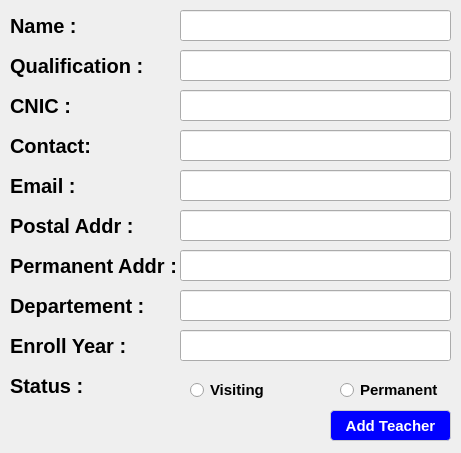
<?xml version="1.0" encoding="UTF-8"?>
<ui version="4.0">
 <class>teacherdetails</class>
 <widget class="QDialog" name="teacherdetails">
  <property name="geometry">
   <rect>
    <x>0</x>
    <y>0</y>
    <width>461</width>
    <height>453</height>
   </rect>
  </property>
  <property name="windowTitle">
   <string>Add Teacher</string>
  </property>
  <property name="windowIcon">
   <iconset resource="resources.qrc">
    <normaloff>:/logo/1.png</normaloff>:/logo/1.png</iconset>
  </property>
  <widget class="QLabel" name="label_5">
   <property name="geometry">
    <rect>
     <x>10</x>
     <y>130</y>
     <width>91</width>
     <height>31</height>
    </rect>
   </property>
   <property name="styleSheet">
    <string notr="true">QLabel {
    color: black;
	font-weight: bold;
    font-size: 20px;
    border-radius: 6px;
}</string>
   </property>
   <property name="text">
    <string>Contact:</string>
   </property>
  </widget>
  <widget class="QPushButton" name="addteacher">
   <property name="geometry">
    <rect>
     <x>330</x>
     <y>410</y>
     <width>121</width>
     <height>31</height>
    </rect>
   </property>
   <property name="styleSheet">
    <string notr="true">QPushButton {
    background-color: blue;
     color: white;
	font-weight: bold;
    padding: 6px 14px;
    font-size: 15px;
    border-radius: 4px;
    border: 1px solid #CCCCCC;
}

QPushButton:hover {
    background-color: #E5E5E5;
	color:black
}

QPushButton:pressed {
    background-color: #D4D4D4;
	color:black
}</string>
   </property>
   <property name="text">
    <string>Add Teacher</string>
   </property>
  </widget>
  <widget class="QLabel" name="label_4">
   <property name="geometry">
    <rect>
     <x>10</x>
     <y>50</y>
     <width>141</width>
     <height>31</height>
    </rect>
   </property>
   <property name="styleSheet">
    <string notr="true">QLabel {
    color: black;
	font-weight: bold;
    font-size: 20px;
    border-radius: 6px;
}</string>
   </property>
   <property name="text">
    <string>Qualification :</string>
   </property>
  </widget>
  <widget class="QLineEdit" name="qualification">
   <property name="geometry">
    <rect>
     <x>180</x>
     <y>50</y>
     <width>271</width>
     <height>31</height>
    </rect>
   </property>
  </widget>
  <widget class="QLineEdit" name="parmanent">
   <property name="geometry">
    <rect>
     <x>180</x>
     <y>250</y>
     <width>271</width>
     <height>31</height>
    </rect>
   </property>
  </widget>
  <widget class="QLabel" name="label_11">
   <property name="geometry">
    <rect>
     <x>10</x>
     <y>90</y>
     <width>141</width>
     <height>31</height>
    </rect>
   </property>
   <property name="styleSheet">
    <string notr="true">QLabel {
    color: black;
	font-weight: bold;
    font-size: 20px;
    border-radius: 6px;
}</string>
   </property>
   <property name="text">
    <string>CNIC :</string>
   </property>
  </widget>
  <widget class="QLineEdit" name="email">
   <property name="geometry">
    <rect>
     <x>180</x>
     <y>170</y>
     <width>271</width>
     <height>31</height>
    </rect>
   </property>
  </widget>
  <widget class="QLineEdit" name="postal">
   <property name="geometry">
    <rect>
     <x>180</x>
     <y>210</y>
     <width>271</width>
     <height>31</height>
    </rect>
   </property>
  </widget>
  <widget class="QLineEdit" name="name">
   <property name="geometry">
    <rect>
     <x>180</x>
     <y>10</y>
     <width>271</width>
     <height>31</height>
    </rect>
   </property>
  </widget>
  <widget class="QLineEdit" name="contact">
   <property name="geometry">
    <rect>
     <x>180</x>
     <y>130</y>
     <width>271</width>
     <height>31</height>
    </rect>
   </property>
  </widget>
  <widget class="QLabel" name="label_9">
   <property name="geometry">
    <rect>
     <x>10</x>
     <y>250</y>
     <width>171</width>
     <height>31</height>
    </rect>
   </property>
   <property name="styleSheet">
    <string notr="true">QLabel {
    color: black;
	font-weight: bold;
    font-size: 20px;
    border-radius: 6px;
}</string>
   </property>
   <property name="text">
    <string>Permanent Addr :</string>
   </property>
  </widget>
  <widget class="QLabel" name="label_10">
   <property name="geometry">
    <rect>
     <x>10</x>
     <y>290</y>
     <width>141</width>
     <height>31</height>
    </rect>
   </property>
   <property name="styleSheet">
    <string notr="true">QLabel {
    color: black;
	font-weight: bold;
    font-size: 20px;
    border-radius: 6px;
}</string>
   </property>
   <property name="text">
    <string>Departement :</string>
   </property>
  </widget>
  <widget class="QLabel" name="label_3">
   <property name="geometry">
    <rect>
     <x>10</x>
     <y>10</y>
     <width>71</width>
     <height>31</height>
    </rect>
   </property>
   <property name="styleSheet">
    <string notr="true">QLabel {
    color: black;
	font-weight: bold;
    font-size: 20px;
    border-radius: 6px;
}</string>
   </property>
   <property name="text">
    <string>Name :</string>
   </property>
  </widget>
  <widget class="QLineEdit" name="degree">
   <property name="geometry">
    <rect>
     <x>180</x>
     <y>290</y>
     <width>271</width>
     <height>31</height>
    </rect>
   </property>
  </widget>
  <widget class="QLabel" name="label_8">
   <property name="geometry">
    <rect>
     <x>10</x>
     <y>330</y>
     <width>131</width>
     <height>31</height>
    </rect>
   </property>
   <property name="styleSheet">
    <string notr="true">QLabel {
    color: black;
	font-weight: bold;
    font-size: 20px;
    border-radius: 6px;
}</string>
   </property>
   <property name="text">
    <string>Enroll Year :</string>
   </property>
  </widget>
  <widget class="QLineEdit" name="cnic">
   <property name="geometry">
    <rect>
     <x>180</x>
     <y>90</y>
     <width>271</width>
     <height>31</height>
    </rect>
   </property>
  </widget>
  <widget class="QLabel" name="label_6">
   <property name="geometry">
    <rect>
     <x>10</x>
     <y>210</y>
     <width>151</width>
     <height>31</height>
    </rect>
   </property>
   <property name="styleSheet">
    <string notr="true">QLabel {
    color: black;
	font-weight: bold;
    font-size: 20px;
    border-radius: 6px;
}</string>
   </property>
   <property name="text">
    <string>Postal Addr :</string>
   </property>
  </widget>
  <widget class="QLabel" name="label_7">
   <property name="geometry">
    <rect>
     <x>10</x>
     <y>170</y>
     <width>91</width>
     <height>31</height>
    </rect>
   </property>
   <property name="styleSheet">
    <string notr="true">QLabel {
    color: black;
	font-weight: bold;
    font-size: 20px;
    border-radius: 6px;
}</string>
   </property>
   <property name="text">
    <string>Email :</string>
   </property>
  </widget>
  <widget class="QLineEdit" name="year">
   <property name="geometry">
    <rect>
     <x>180</x>
     <y>330</y>
     <width>271</width>
     <height>31</height>
    </rect>
   </property>
  </widget>
  <widget class="QLabel" name="label_12">
   <property name="geometry">
    <rect>
     <x>10</x>
     <y>370</y>
     <width>131</width>
     <height>31</height>
    </rect>
   </property>
   <property name="styleSheet">
    <string notr="true">QLabel {
    color: black;
	font-weight: bold;
    font-size: 20px;
    border-radius: 6px;
}</string>
   </property>
   <property name="text">
    <string>Status :</string>
   </property>
  </widget>
  <widget class="QRadioButton" name="visiting">
   <property name="geometry">
    <rect>
     <x>190</x>
     <y>380</y>
     <width>89</width>
     <height>20</height>
    </rect>
   </property>
   <property name="styleSheet">
    <string notr="true">QRadioButton{
font-size:15px;
color: black;
	font-weight: bold;
}</string>
   </property>
   <property name="text">
    <string>Visiting</string>
   </property>
  </widget>
  <widget class="QRadioButton" name="permanent">
   <property name="geometry">
    <rect>
     <x>340</x>
     <y>380</y>
     <width>111</width>
     <height>20</height>
    </rect>
   </property>
   <property name="styleSheet">
    <string notr="true">QRadioButton{
font-size:15px;
color: black;
	font-weight: bold;
}</string>
   </property>
   <property name="text">
    <string>Permanent</string>
   </property>
  </widget>
 </widget>
 <resources>
  <include location="resources.qrc"/>
 </resources>
 <connections/>
</ui>
